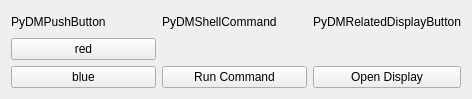
<?xml version="1.0" encoding="UTF-8"?>
<ui version="4.0">
 <class>Form</class>
 <widget class="QWidget" name="Form">
  <property name="geometry">
   <rect>
    <x>0</x>
    <y>0</y>
    <width>472</width>
    <height>99</height>
   </rect>
  </property>
  <property name="windowTitle">
   <string>Form</string>
  </property>
  <property name="styleSheet">
   <string notr="true">blue.qss</string>
  </property>
  <layout class="QVBoxLayout" name="verticalLayout">
   <item>
    <layout class="QGridLayout" name="gridLayout">
     <item row="0" column="0">
      <widget class="QLabel" name="label">
       <property name="text">
        <string>PyDMPushButton</string>
       </property>
      </widget>
     </item>
     <item row="0" column="2">
      <widget class="QLabel" name="label_3">
       <property name="text">
        <string>PyDMRelatedDisplayButton</string>
       </property>
      </widget>
     </item>
     <item row="2" column="0">
      <widget class="PyDMPushButton" name="PyDMPushButton">
       <property name="enabled">
        <bool>true</bool>
       </property>
       <property name="toolTip">
        <string/>
       </property>
       <property name="whatsThis">
        <string>
    Basic PushButton to send a fixed value.

    The PyDMPushButton is meant to hold a specific value, and send that value
    to a channel when it is clicked, much like the MessageButton does in EDM.
    The PyDMPushButton works in two different modes of operation, first, a
    fixed value can be given to the :attr:`.pressValue` attribute, whenever the
    button is clicked a signal containing this value will be sent to the
    connected channel. This is the default behavior of the button. However, if
    the :attr:`.relativeChange` is set to True, the fixed value will be added
    to the current value of the channel. This means that the button will
    increment a channel by a fixed amount with every click, a consistent
    relative move

    Parameters
    ----------
    parent : QObject, optional
        Parent of PyDMPushButton

    label : str, optional
        String to place on button

    icon : QIcon, optional
        An Icon to display on the PyDMPushButton

    pressValue : int, float, str
        Value to be sent when the button is clicked

    relative : bool, optional
        Choice to have the button perform a relative put, instead of always
        setting to an absolute value

    init_channel : str, optional
        ID of channel to manipulate

    </string>
       </property>
       <property name="styleSheet">
        <string notr="true">blue.qss</string>
       </property>
       <property name="text">
        <string>blue</string>
       </property>
       <property name="channel" stdset="0">
        <string>ca://BLAH</string>
       </property>
      </widget>
     </item>
     <item row="0" column="1">
      <widget class="QLabel" name="label_2">
       <property name="text">
        <string>PyDMShellCommand</string>
       </property>
      </widget>
     </item>
     <item row="2" column="2">
      <widget class="PyDMRelatedDisplayButton" name="PyDMRelatedDisplayButton">
       <property name="mouseTracking">
        <bool>false</bool>
       </property>
       <property name="toolTip">
        <string/>
       </property>
       <property name="whatsThis">
        <string>
    A QPushButton capable of opening a new Display at the same of at a
    new window.

    Parameters
    ----------
    init_channel : str, optional
        The channel to be used by the widget.

    filename : str, optional
        The file to be opened
    </string>
       </property>
       <property name="text">
        <string>Open Display</string>
       </property>
      </widget>
     </item>
     <item row="2" column="1">
      <widget class="PyDMShellCommand" name="PyDMShellCommand">
       <property name="toolTip">
        <string/>
       </property>
       <property name="whatsThis">
        <string>
    A QPushButton capable of execute shell commands.
    </string>
       </property>
       <property name="text">
        <string>Run Command</string>
       </property>
      </widget>
     </item>
     <item row="1" column="0">
      <widget class="PyDMPushButton" name="PyDMPushButton_2">
       <property name="toolTip">
        <string/>
       </property>
       <property name="styleSheet">
        <string notr="true">red.qss</string>
       </property>
       <property name="text">
        <string>red</string>
       </property>
      </widget>
     </item>
    </layout>
   </item>
  </layout>
 </widget>
 <customwidgets>
  <customwidget>
   <class>PyDMPushButton</class>
   <extends>QPushButton</extends>
   <header>pydm.widgets.pushbutton</header>
  </customwidget>
  <customwidget>
   <class>PyDMRelatedDisplayButton</class>
   <extends>QPushButton</extends>
   <header>pydm.widgets.related_display_button</header>
  </customwidget>
  <customwidget>
   <class>PyDMShellCommand</class>
   <extends>QPushButton</extends>
   <header>pydm.widgets.shell_command</header>
  </customwidget>
 </customwidgets>
 <resources/>
 <connections/>
</ui>
